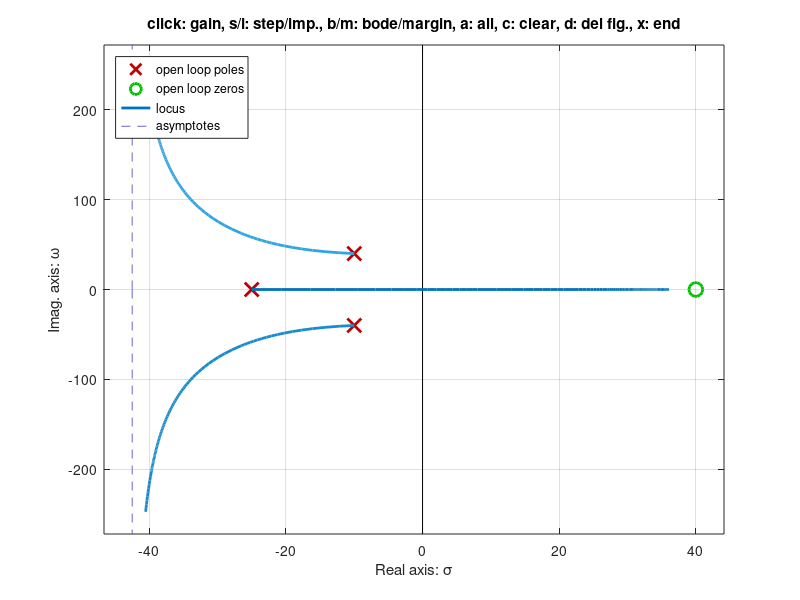

This chart was generated by the following MATLAB code:
close all; clear all; history -c; clc;
pkg load control;

s = tf('s');

% Encontraremos primero el cruce entre el LdR y el psita de 0.707 para luego
% utilizar rlocusx() y localizar el valor de K en el punto donde el LdR y el
% psita coincidan. Nótese que estos valores son aproximados

G1 = 100/(s*(s + 5));
rlocus(G1); sgrid(0.707, [20 40 60 80]);           % s = -2.5 +- j2.5
rlocusx(G1);                                       % k = 0.12

G2 = 100*(s^2 + 40*s + 800)/((s + 80)*(s + 50));
rlocus(G2); sgrid(0.707, [20 40 60 80]);           % s = -20 +- j20
rlocusx(G2);                                       % k = 10.71

G3 = 100/((s + 80)*(s + 50)*(s - 10));
rlocus(G3); sgrid(0.707, [20 40 60 80]);           % s = -12.5 +- j12.5
rlocusx(G3);                                       % k = 700

G4 = 100*(s + 40)/((s + 5)*(s^2 + 20*s + 1700));
rlocus(G4); sgrid(0.707, [20 40 60 80]);           % No hay interseccion
rlocusx(G4);

G5 = 100*(s + 40)/((s - 5)*(s^2 + 20*s + 1700));
rlocus(G5); sgrid(0.707, [20 40 60 80]);           % s = 0
rlocusx(G5);                                       % k = 2.13

G6 = 100*(s - 40)/((s + 25)*(s^2 + 20*s + 1700));
rlocus(G6); sgrid(0.707, [20 40 60 80]);           % s = 0
rlocusx(G6);                                       % k = 10.64
